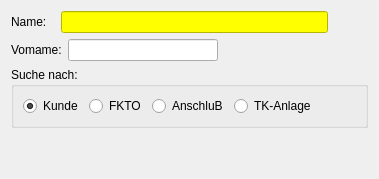
         <widget class="QWidget" name="Name">
          <property name="autoFillBackground">
           <bool>true</bool>
          </property>
          <attribute name="title">
           <string>Name</string>
          </attribute>
          <layout class="QVBoxLayout" name="verticalLayout_8">
           <item>
            <layout class="QVBoxLayout" name="verticalLayout_7">
             <item>
              <layout class="QHBoxLayout" name="horizontalLayout_21">
               <item>
                <widget class="QLabel" name="label_24">
                 <property name="minimumSize">
                  <size>
                   <width>44</width>
                   <height>0</height>
                  </size>
                 </property>
                 <property name="text">
                  <string>Name:</string>
                 </property>
                </widget>
               </item>
               <item>
                <widget class="QLineEdit" name="line_Name_Name">
                 <property name="styleSheet">
                  <string notr="true">background-color:yellow</string>
                 </property>
                 <property name="text">
                  <string/>
                 </property>
                </widget>
               </item>
               <item>
                <spacer name="horizontalSpacer_10">
                 <property name="orientation">
                  <enum>Qt::Horizontal</enum>
                 </property>
                 <property name="sizeType">
                  <enum>QSizePolicy::Maximum</enum>
                 </property>
                 <property name="sizeHint" stdset="0">
                  <size>
                   <width>40</width>
                   <height>20</height>
                  </size>
                 </property>
                </spacer>
               </item>
              </layout>
             </item>
             <item>
              <layout class="QHBoxLayout" name="horizontalLayout_22">
               <item>
                <widget class="QLabel" name="label_25">
                 <property name="text">
                  <string>Vomame:</string>
                 </property>
                </widget>
               </item>
               <item>
                <widget class="QLineEdit" name="line_Name_Vomame"/>
               </item>
               <item>
                <spacer name="horizontalSpacer_13">
                 <property name="orientation">
                  <enum>Qt::Horizontal</enum>
                 </property>
                 <property name="sizeHint" stdset="0">
                  <size>
                   <width>40</width>
                   <height>20</height>
                  </size>
                 </property>
                </spacer>
               </item>
              </layout>
             </item>
             <item>
              <widget class="QGroupBox" name="groupBox">
               <property name="title">
                <string>Suche nach:</string>
               </property>
               <layout class="QVBoxLayout" name="verticalLayout_6">
                <item>
                 <layout class="QHBoxLayout" name="horizontalLayout_18">
                  <item>
                   <widget class="QRadioButton" name="radioButton_17">
                    <property name="text">
                     <string>Kunde</string>
                    </property>
                    <property name="checked">
                     <bool>true</bool>
                    </property>
                    <property name="autoRepeat">
                     <bool>false</bool>
                    </property>
                    <property name="autoExclusive">
                     <bool>true</bool>
                    </property>
                   </widget>
                  </item>
                  <item>
                   <widget class="QRadioButton" name="radioButton_18">
                    <property name="text">
                     <string>FKTO</string>
                    </property>
                   </widget>
                  </item>
                  <item>
                   <widget class="QRadioButton" name="radioButton_19">
                    <property name="text">
                     <string>AnschluB</string>
                    </property>
                   </widget>
                  </item>
                  <item>
                   <widget class="QRadioButton" name="radioButton_20">
                    <property name="text">
                     <string>TK-Anlage</string>
                    </property>
                   </widget>
                  </item>
                  <item>
                   <spacer name="horizontalSpacer_14">
                    <property name="orientation">
                     <enum>Qt::Horizontal</enum>
                    </property>
                    <property name="sizeHint" stdset="0">
                     <size>
                      <width>40</width>
                      <height>20</height>
                     </size>
                    </property>
                   </spacer>
                  </item>
                 </layout>
                </item>
               </layout>
              </widget>
             </item>
            </layout>
           </item>
           <item>
            <spacer name="verticalSpacer_9">
             <property name="orientation">
              <enum>Qt::Vertical</enum>
             </property>
             <property name="sizeHint" stdset="0">
              <size>
               <width>20</width>
               <height>40</height>
              </size>
             </property>
            </spacer>
           </item>
          </layout>
         </widget>
